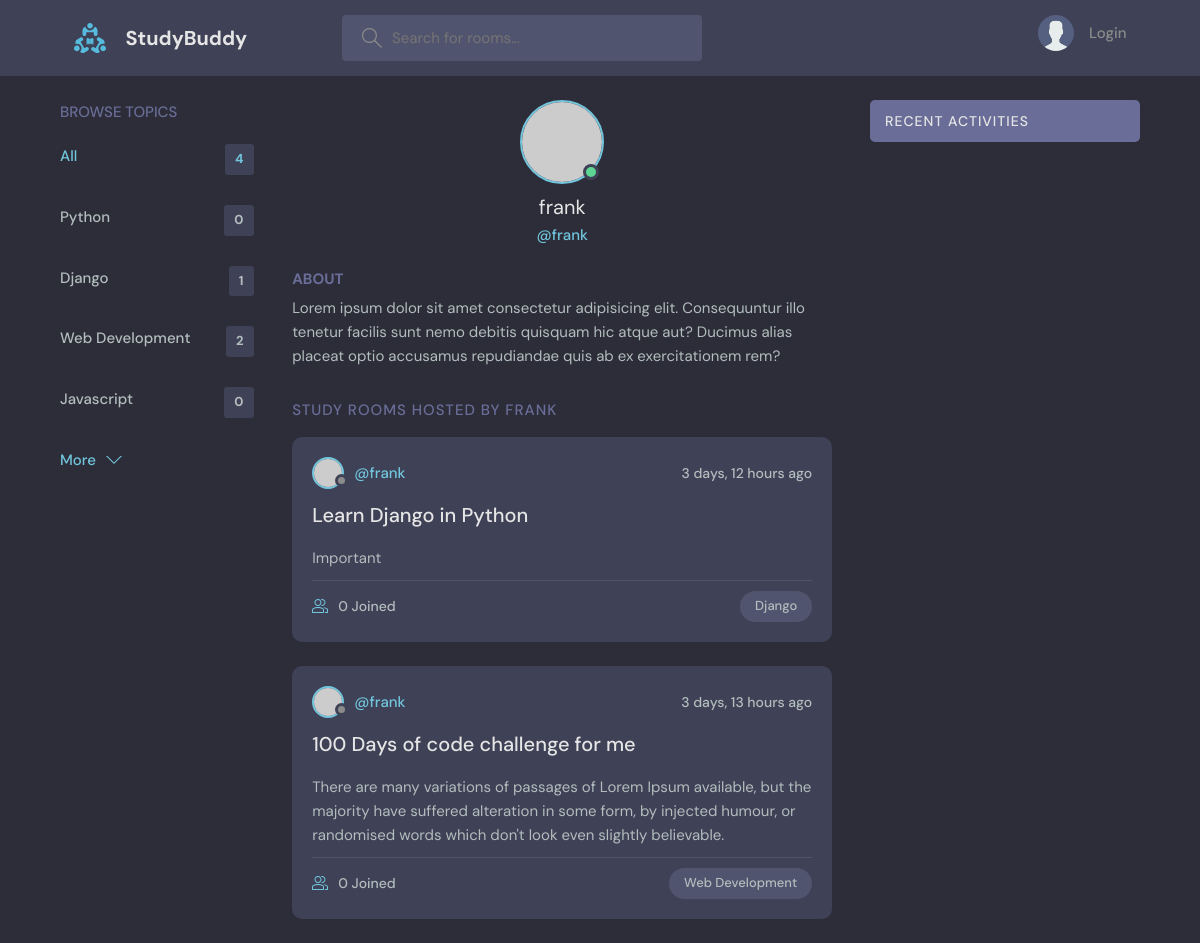
The page /profile/1 on the database as committed earlier.
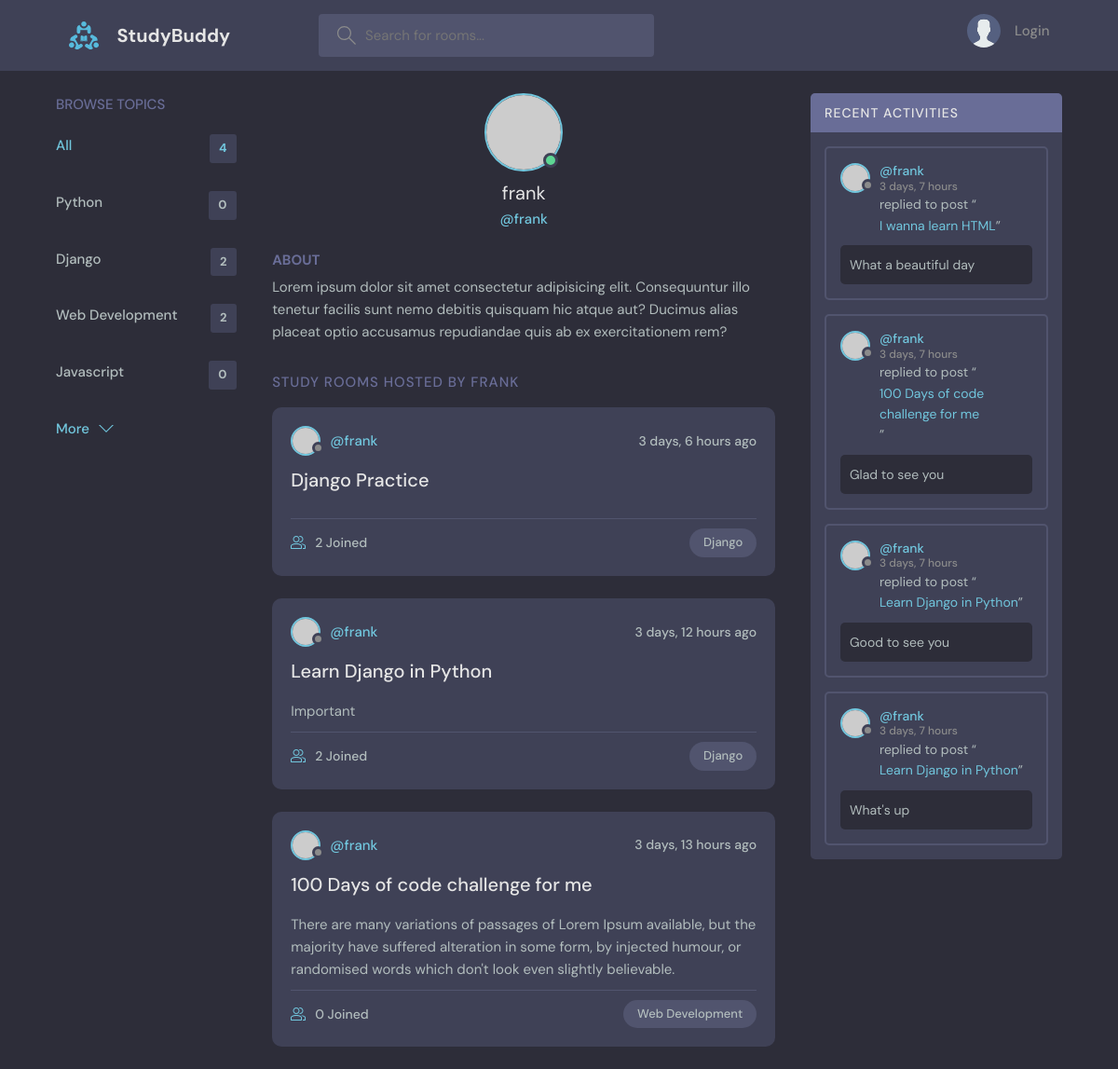
The same page on the database as committed later.
### base/models.py (models this page shows, shortened)
class Topic(models.Model):
    name = models.CharField(max_length=200)

class Room(models.Model):
    host = models.ForeignKey(User, on_delete=models.SET_NULL, null=True)
    topic = models.ForeignKey(Topic, on_delete=models.SET_NULL, null=True)
    name = models.CharField(max_length=200)
    description = models.TextField(null=True, blank=True)
    participants = models.ManyToManyField(User, related_name='participants', blank=True)
    updated = models.DateField(auto_now=True)
    created = models.DateTimeField(auto_now_add=True)
    class Meta:
        ordering = ['-updated', '-created']
    def __str__(self):
        return self.name

class Message(models.Model):
    user = models.ForeignKey(User, on_delete=models.CASCADE)
    room = models.ForeignKey(Room, on_delete=models.CASCADE)
    body = models.TextField()
    updated = models.DateTimeField(auto_now=True)
    created = models.DateTimeField(auto_now_add=True)
    class Meta:
        ordering = ['-updated', '-created']
    def __str__(self):
        return self.body[0:50]

### base/views.py (the view)
# urls.py: path('profile/<str:pk>', views.userProfile, name='user-profile'),
def userProfile(request, pk):
    user = User.objects.get(id=pk)
    rooms = user.room_set.all()
    room_messages = user.message_set.all()
    topics = Topic.objects.all()
    context = {'user': user, 'rooms': rooms, 'room_messages': room_messages, 'topics': topics}
    return render(request, 'base/profile.html', context)

### base/templates/base/profile.html (shortened to what this page needs)
{% extends 'main.html' %}
{% block content %}
  <main class="profile-page layout layout--3">
    <div class="container">
      {% include 'base/topics_component.html' %}
      <div class="roomList">
        <div class="profile">
          <div class="profile__avatar">
            <div class="avatar avatar--large active">
              <img src="https://randomuser.me/api/portraits/men/11.jpg" />
            </div>
          </div>
          <div class="profile__info">
            <h3>{{ user.username }}</h3>
            <p>@{{ user.username }}</p>
          </div>
          <div class="profile__about">
            <h3>About</h3>
            <p>
              Lorem ipsum dolor sit amet consectetur adipisicing elit. Consequuntur illo tenetur
              facilis sunt nemo debitis quisquam hic atque aut? Ducimus alias placeat optio
              accusamus repudiandae quis ab ex exercitationem rem?
            </p>
          </div>
        </div>
        <div class="roomList__header">
          <div>
            <h2>Study Rooms Hosted by {{ user.username}}</a>
            </h2>
          </div>
        </div>
        {% include 'base/feed_component.html' %}
      </div>
      {% include 'base/activity_component.html' %}
    </div>
  </main>
{% endblock %}

### base/templates/base/topics_component.html
<div class="topics">
  <div class="topics__header">
    <h2>Browse Topics</h2>
  </div>
  <ul class="topics__list">
    <li>
      <a href="{% url 'home' %}" class="active">All <span>{{ topics.count}}</span></a>
    </li>
    {% for topic in topics %}
    <li>
      <a href="{% url 'home' %}?q={{topic.name}}">{{ topic.name }} <span>{{topic.room_set.all.count}}</span></a>
    </li>
    {% endfor %}
  </ul>
  <a class="btn btn--link" href="{% url 'topics' %}">
    More
    <svg version="1.1" xmlns="http://www.w3.org/2000/svg" width="32" height="32" viewBox="0 0 32 32">
      <title>chevron-down</title>
      <path d="M16 21l-13-13h-3l16 16 16-16h-3l-13 13z"></path>
    </svg>
  </a>
</div>

### base/templates/base/feed_component.html (shortened to what this page needs)
{% for room in rooms %}
<div class="roomListRoom">
    <div class="roomListRoom__header">
      <a href="{% url 'user-profile' room.host.id %}" class="roomListRoom__author">
        <div class="avatar avatar--small">
          <img src="https://randomuser.me/api/portraits/women/11.jpg" />
        </div>
        <span>@{{ room.host.username }}</span>
      </a>
      <div class="roomListRoom__actions">
        <span>{{ room.created|timesince }} ago</span>
      </div>
    </div>
    <div class="roomListRoom__content">
      <a href="{% url 'room' room.id %}">{{ room.name }}</a>
      <p>
        {{ room.description }}
      </p>
    </div>
    <div class="roomListRoom__meta">
      <a href="{% url 'room' room.id %}" class="roomListRoom__joined">
        {{room.participants.all.count}} Joined
      </a>
      <p class="roomListRoom__topic">{{ room.topic.name }}</p>
    </div>
  </div>
{% endfor %}

### base/templates/base/activity_component.html (shortened to what this page needs)
<div class="activities">
    <div class="activities__header">
        <h2>Recent Activities</h2>
    </div>
    {% for message in room_messages %}
    <div class="activities__box">
        <div class="activities__boxHeader roomListRoom__header">
            <a href="{% url 'user-profile' message.user.id %}" class="roomListRoom__author">
                <div class="avatar avatar--small">
                    <img src="https://randomuser.me/api/portraits/women/11.jpg" />
                </div>
                <p>
                    @{{ message.user }}
                    <span>{{ message.created|timesince }}</span>
                </p>
            </a>
        </div>
        <div class="activities__boxContent">
            <p>replied to post “<a href="{% url 'room' message.room.id %}">{{ message.room }}</a>”</p>
            <div class="activities__boxRoomContent">
                {{ message }}
            </div>
        </div>
    </div>
    {% endfor %}
</div>

Rows that differ between the two databases and show on the page:
computed for Topic "Django": room_set.all.count "1" → "2"
added Room: host.username "frank", created "3 days, 6 hours", name "Django Practice", participants.all.count "2", topic.name "Django"
computed for Room "Learn Django in Python": participants.all.count "0" → "2"
added Message: user "frank", created "3 days, 7 hours", room "I wanna learn HTML", body "What a beautiful day"
added Message: user "frank", created "3 days, 7 hours", room "100 Days of code challenge for me", body "Glad to see you"
added Message: user "frank", created "3 days, 7 hours", room "Learn Django in Python", body "Good to see you"
added Message: user "frank", created "3 days, 7 hours", room "Learn Django in Python", body "What's up"
